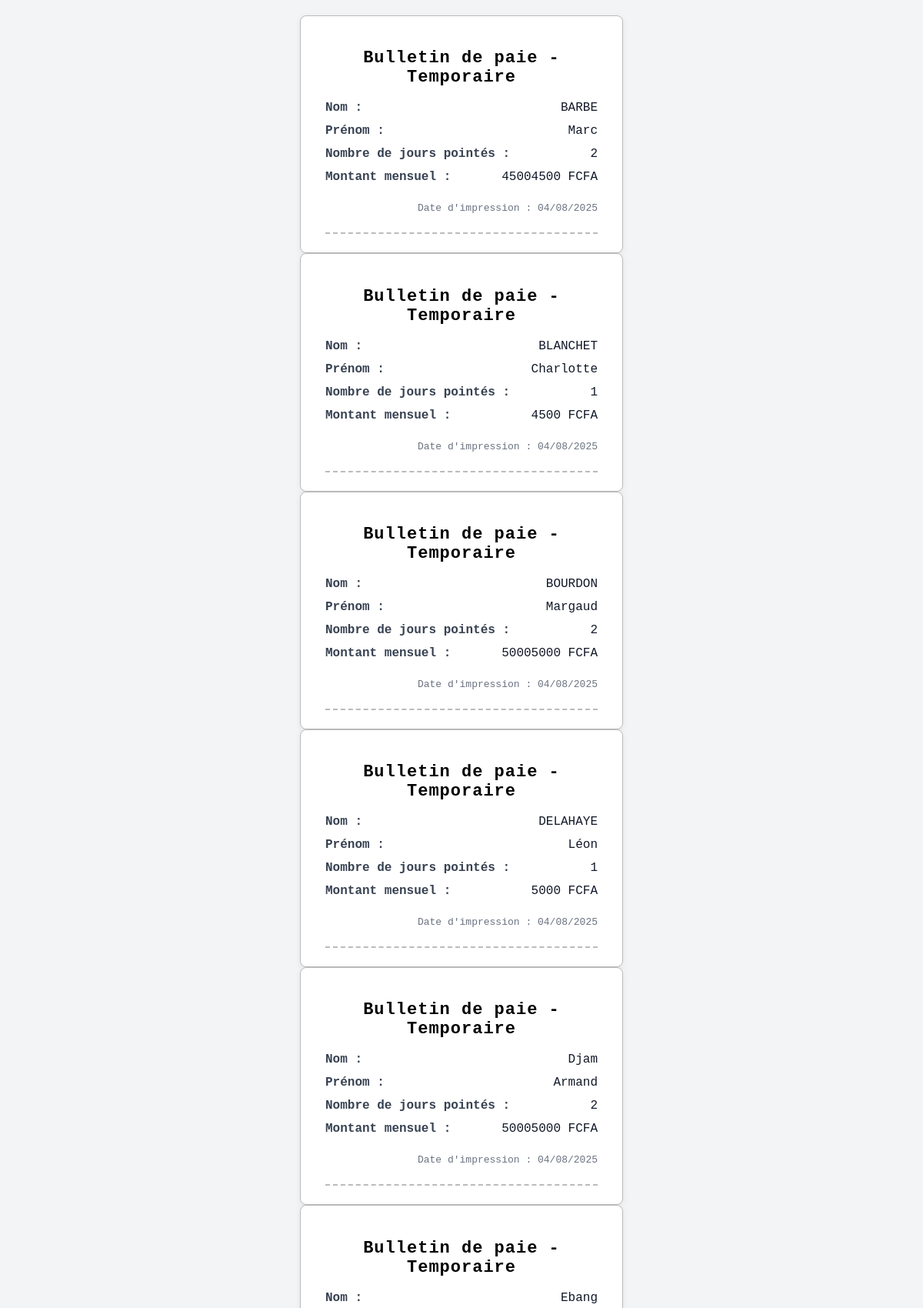
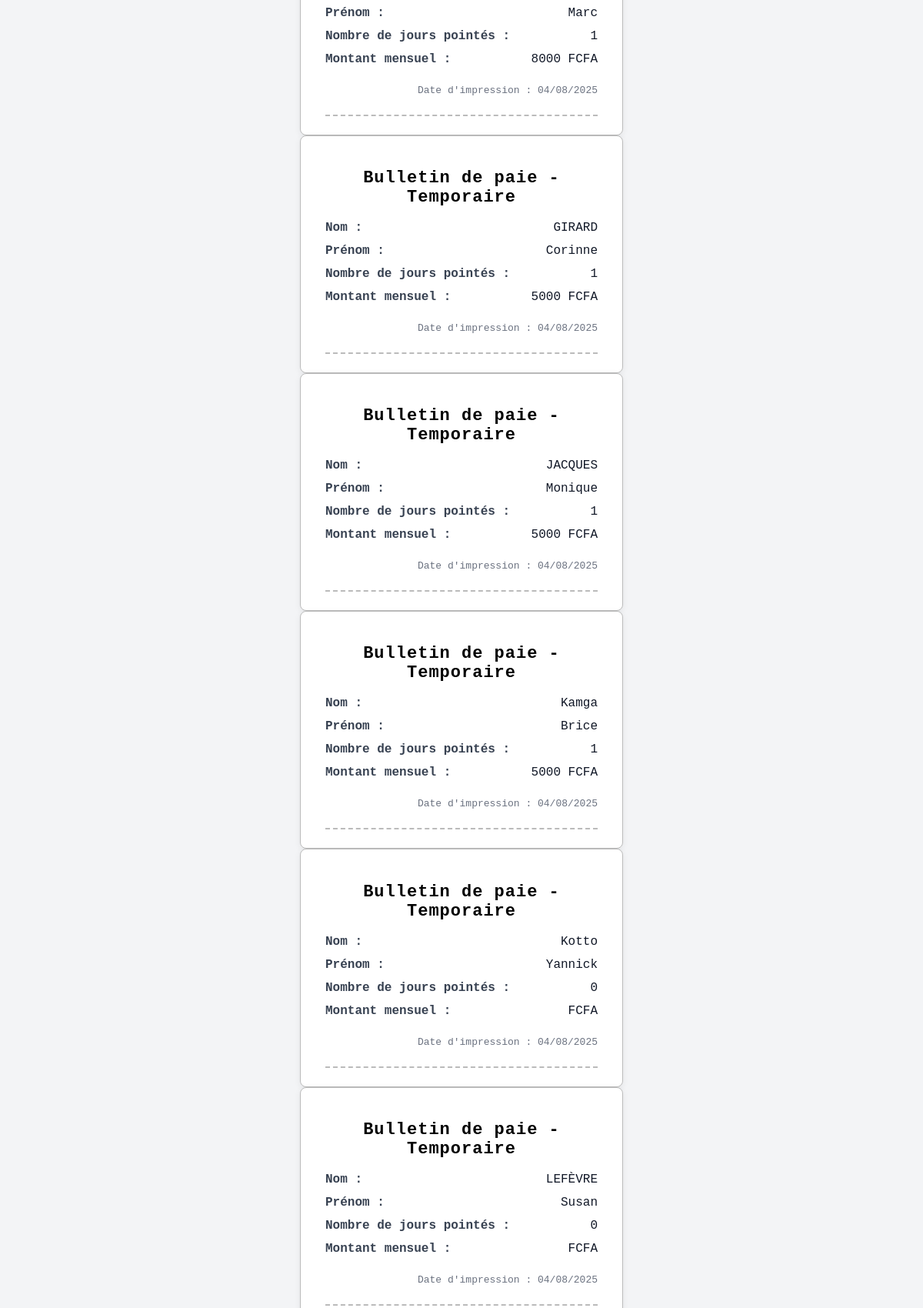
Page /presence/bulletins-paie-temporaire/ (upper part) on the committed database (2 pictures, top to bottom).
### employee/models.py (models this page shows, shortened)
class Employee(models.Model):
    EMPLOYEE_TYPE_CHOICES = [
        ('permanent', 'Permanent'),
        ('temporaire', 'Temporaire'),
    ]
    matricule = models.CharField(max_length=20, unique=True)
    nom = models.CharField(max_length=100)
    prenom = models.CharField(max_length=100)
    poste = models.CharField(max_length=100)
    service = models.CharField(max_length=100)
    type = models.CharField(max_length=10, choices=EMPLOYEE_TYPE_CHOICES)
    salaire_journalier = models.CharField(max_length=10, null=True, blank=True)
    date_embauche = models.DateField(null=True, blank=True)
    actif = models.BooleanField(default=True)
    photo = models.ImageField(upload_to='employee/photos/', blank=True, null=True)  # <- nouveau
    class Meta:
        ordering = ['nom', 'prenom']
        verbose_name = "Employé"
        verbose_name_plural = "Employés"
    def salaire_mensuel(self):
        if self.type == 'temporaire' and self.salaire_journalier:
            jours_pointes = self.presence_set.filter(heure_entree__isnull=False, heure_sortie__isnull=False).count()
            return self.salaire_journalier * jours_pointes
        return None

### presence/views.py (the view)
# urls.py: path('bulletins-paie-temporaire/', imprimer_bulletins_temporaire, name='imprimer_bulletins_temporaire'),
def imprimer_bulletins_temporaire(request):
    import datetime
    temporaires = Employee.objects.filter(type='temporaire')
    bulletins = []
    for emp in temporaires:
        presences = Presence.objects.filter(employee=emp, heure_entree__isnull=False, heure_sortie__isnull=False)
        nb_jours = presences.count()
        montant_mensuel = emp.salaire_mensuel() if hasattr(emp, 'salaire_mensuel') else "-"
        bulletins.append({
            'employee': emp,
            'nb_jours': nb_jours,
            'montant_mensuel': montant_mensuel,
        })
    today = datetime.date.today()
    return render(request, 'bulletins_paie_temporaire.html', {
        'bulletins': bulletins,
        'today': today,
    })

### templates/bulletins_paie_temporaire.html (shortened to what this page needs)
<!DOCTYPE html>
<html>
<head>
</head>
<body>
    <div class="bulletins">
        {% for b in bulletins %}
        <div class="bulletin">
            <h2>Bulletin de paie - Temporaire</h2>
            <div class="ligne"><span class="label">Nom :</span> <span class="valeur">{{ b.employee.nom }}</span></div>
            <div class="ligne"><span class="label">Prénom :</span> <span class="valeur">{{ b.employee.prenom }}</span></div>
            <div class="ligne"><span class="label">Nombre de jours pointés :</span> <span class="valeur">{{ b.nb_jours }}</span></div>
            <div class="ligne"><span class="label">Montant mensuel :</span> <span class="valeur">{{ b.montant_mensuel }} FCFA</span></div>
            <div class="date-impression">Date d'impression : {{ today|date:'d/m/Y' }}</div>
        </div>
        {% endfor %}
    </div>
</body>
</html>

### templates/bulletins_paie_temporaire.html (style rules this page uses)
body { font-family: 'Courier New', Courier, monospace; background: #f3f4f6; margin: 0; padding: 0; }
.bulletins { display: flex; flex-direction: column; align-items: center; gap: 0; margin: 0 auto; max-width: 500px; }
.bulletin { width: 420px; background: #fff; border: 1px solid #bbb; border-radius: 8px 8px 8px 8px; box-shadow: 0 2px 8px #0001; padding: 24px 32px; margin-bottom: 0; position: relative; page-break-inside: avoid; box-sizing: border-box; }
.bulletin:not(:last-child)::after { content: ""; display: block; width: 100%; height: 0; border-bottom: 2px dashed #bbb; margin: 24px 0 0 0; }
h2 { text-align: center; margin-bottom: 18px; font-size: 22px; letter-spacing: 1px; }
.ligne { display: flex; justify-content: space-between; margin-bottom: 12px; font-size: 16px; }
.label { font-weight: bold; color: #374151; }
.valeur { color: #111827; }
.date-impression { text-align: right; margin-top: 24px; font-size: 13px; color: #6b7280; }

### rows in the picture
Employee: employee.nom "BARBE", employee.prenom "Marc", nb_jours "2", montant_mensuel "45004500"
Employee: employee.nom "BLANCHET", employee.prenom "Charlotte", nb_jours "1", montant_mensuel "4500"
Employee: employee.nom "BOURDON", employee.prenom "Margaud", nb_jours "2", montant_mensuel "50005000"
Employee: employee.nom "DELAHAYE", employee.prenom "Léon", nb_jours "1", montant_mensuel "5000"
Employee: employee.nom "Djam", employee.prenom "Armand", nb_jours "2", montant_mensuel "50005000"
Employee: employee.nom "Ebang", employee.prenom "Marc", nb_jours "1", montant_mensuel "8000"
Employee: employee.nom "GIRARD", employee.prenom "Corinne", nb_jours "1", montant_mensuel "5000"
Employee: employee.nom "JACQUES", employee.prenom "Monique", nb_jours "1", montant_mensuel "5000"
Employee: employee.nom "Kamga", employee.prenom "Brice", nb_jours "1", montant_mensuel "5000"
Employee: employee.nom "Kotto", employee.prenom "Yannick", nb_jours "0"
Employee: employee.nom "LEFÈVRE", employee.prenom "Susan", nb_jours "0"
